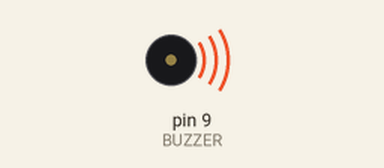
Recording of a sketch running on a simulated Arduino Uno, built with avr-gcc and run on an emulated ATmega328P. Shown: buzzer (waves = sounding).

Above: at 0.5 s.
At 26.68 s:
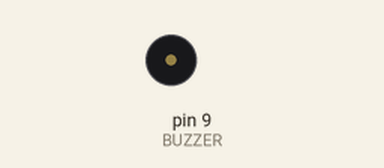
Timing chart, 0 to 27.5 s (numbered marks = the images above):
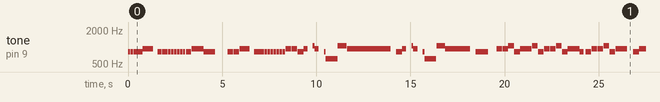

Measured:
- by itself, tone on pin 9 (BUZZER): plays 831 Hz for 0.13 s, 831 Hz for 0.13 s, 831 Hz for 0.47 s, 932 Hz for 0.54 s, 831 Hz for 0.07 s, 831 Hz for 0.13 s … (322 notes in this stretch)

The sketch:

Melody2.ino.ino
```cpp
/*
  "GizDuino Starter kit"

  Buzzer Sample code

  STEP 1: Construct the circuit of GizDuino Buzzer.
  STEP 2: Connect the USB Cable to your computer.
  STEP 3: Open the Arduino IDE.
  STEP 4: Open the Buzzer Sample code from GizDuino Starter kit code.
  STEP 5: Then, click Upload.

  This code is based on our UMT kit sample for buzzer.
*/
//Library for pitches
#include "pitches.h"
#define BUZZER 9
// Always use a PWM pin for the tone or analog write function

void setup()
{
}

void loop() {

  tone(BUZZER,NOTE_GS5,130);
  delay(  158);
tone(BUZZER,NOTE_GS5,130);
  delay(  158);
  tone(BUZZER,NOTE_GS5,158);
  delay(  158);
tone(BUZZER,NOTE_GS5,310);
  delay(316);
 tone(BUZZER,NOTE_AS5,316);
  delay(316);
   tone(BUZZER,NOTE_AS5,225);
  delay(474);
tone(BUZZER,NOTE_GS5,70);
  delay(79);
 tone(BUZZER,NOTE_GS5,130);
  delay(  158);
   tone(BUZZER,NOTE_GS5,158);
  delay(  158);
   tone(BUZZER,NOTE_GS5,130);
  delay(  158);
   tone(BUZZER,NOTE_GS5,130);
  delay(  158);
   tone(BUZZER,NOTE_GS5,130);
  delay(  158);
   tone(BUZZER,NOTE_GS5,130);
  delay(  158);
   tone(BUZZER,NOTE_GS5,130);
  delay(  158);
   tone(BUZZER,NOTE_GS5,130);
  delay(  158);
   tone(BUZZER,NOTE_GS5,130);
  delay(  158);
  tone(BUZZER,NOTE_GS5,158);
  delay(  158);
  tone(BUZZER,NOTE_GS5,130);
  delay(  158);
   tone(BUZZER,NOTE_AS5,300);
  delay(316);

tone(BUZZER,NOTE_AS5,300);
  delay(316);
  tone(BUZZER,NOTE_GS5,600);
  delay(1264);

 tone(BUZZER,NOTE_GS5,300);
  delay(316);
   tone(BUZZER,NOTE_GS5,300);
  delay(316);
tone(BUZZER,NOTE_AS5,300);
  delay(316);
  tone(BUZZER,NOTE_AS5,225);
  delay(474);


  tone(BUZZER,NOTE_GS5,70);
  delay(79);
 tone(BUZZER,NOTE_GS5,158);
  delay(  158);
   tone(BUZZER,NOTE_GS5,158);
  delay(  158);
  tone(BUZZER,NOTE_GS5,130);
  delay(  158);
   tone(BUZZER,NOTE_GS5,130);
  delay(  158);
   tone(BUZZER,NOTE_GS5,130);
  delay(  158);
   tone(BUZZER,NOTE_GS5,130);
  delay(  158);
   tone(BUZZER,NOTE_GS5,130);
  delay(  158);
   tone(BUZZER,NOTE_GS5,130);
  delay(  158);
   tone(BUZZER,NOTE_GS5,130);
  delay(  158);
   tone(BUZZER,NOTE_GS5,130);
  delay(  158);
 tone(BUZZER,NOTE_AS5,300);
  delay(316);

tone(BUZZER,NOTE_AS5,300);
  delay(316);
tone(BUZZER,NOTE_GS5,310);
  delay(316);
    tone(BUZZER,NOTE_AS5,225);
  delay(500);
tone(BUZZER,NOTE_C6,95);
  delay(95);
tone(BUZZER,NOTE_AS5,225);
  delay(500);
  tone(BUZZER,NOTE_GS5,95);
  delay(95);
tone(BUZZER,NOTE_DS5,620);
  delay(632);
tone(BUZZER,NOTE_C6,474);
  delay(500);
  tone(BUZZER,NOTE_AS5,2307);
  delay(2607);
  tone(BUZZER,NOTE_GS5,316);
  delay(316);
  tone(BUZZER,NOTE_AS5,225);
  delay(500);
tone(BUZZER,NOTE_C6,95);
  delay(95);
tone(BUZZER,NOTE_AS5,225);
  delay(500);
  tone(BUZZER,NOTE_GS5,95);
  delay(95);
tone(BUZZER,NOTE_DS5,620);
  delay(632);
tone(BUZZER,NOTE_C6,474);
  delay(474);
  tone(BUZZER,NOTE_AS5,1303);
  delay(1615);
tone(BUZZER,NOTE_GS5,650);
  delay(1100);

    tone(BUZZER,NOTE_AS5,300);
  delay(316);

tone(BUZZER,NOTE_AS5,300);
  delay(316);

  tone(BUZZER,NOTE_C6,300);
  delay(316);

    tone(BUZZER,NOTE_GS5,300);
  delay(316);
    tone(BUZZER,NOTE_AS5,300);
  delay(316);
    tone(BUZZER,NOTE_AS5,300);
  delay(316);
    tone(BUZZER,NOTE_C6,300);
  delay(316);

   tone(BUZZER,NOTE_GS5,300);
  delay(316);
 tone(BUZZER,NOTE_AS5,300);
  delay(316);

tone(BUZZER,NOTE_AS5,300);
  delay(316);

  tone(BUZZER,NOTE_C6,300);
  delay(316);

    tone(BUZZER,NOTE_GS5,300);
  delay(316);
    tone(BUZZER,NOTE_AS5,300);
  delay(316);
    tone(BUZZER,NOTE_AS5,300);
  delay(316);
    tone(BUZZER,NOTE_GS5,200);
  delay(316);

 tone(BUZZER,NOTE_GS5,300);
  delay(316);
    tone(BUZZER,NOTE_AS5,300);
  delay(316);
    tone(BUZZER,NOTE_AS5,300);
  delay(316);

tone(BUZZER,NOTE_C6,300);
  delay(316);


 tone(BUZZER,NOTE_GS5,300);
  delay(316);
    tone(BUZZER,NOTE_AS5,316);
  delay(316);
    tone(BUZZER,NOTE_AS5,300);
  delay(632);
tone(BUZZER,NOTE_GS5,300);
  delay(316);
 tone(BUZZER,NOTE_AS5,316);
  delay(316);
    tone(BUZZER,NOTE_AS5,316);
  delay(316);
  tone(BUZZER,NOTE_GS5,300);
  delay(316);
tone(BUZZER,NOTE_GS5,300);
  delay(316);
 tone(BUZZER,NOTE_AS5,316);
  delay(316);
  tone(BUZZER,NOTE_AS5,316);
  delay(316);
   tone(BUZZER,NOTE_GS5,300);
  delay(316);
  tone(BUZZER,NOTE_GS5,300);
  delay(316);
  tone(BUZZER,NOTE_GS5,300);
  delay(316);
 tone(BUZZER,NOTE_AS5,316);
  delay(316);
 tone(BUZZER,NOTE_C6,300);
  delay(316);
 tone(BUZZER,NOTE_GS5,300);
  delay(316);
   tone(BUZZER,NOTE_AS5,316);
  delay(316);
 tone(BUZZER,NOTE_AS5,316);
  delay(316);
tone(BUZZER,NOTE_C6,300);
  delay(316);
tone(BUZZER,NOTE_GS5,300);
  delay(316);
   tone(BUZZER,NOTE_AS5,316);
  delay(316);
 tone(BUZZER,NOTE_AS5,316);
  delay(316);
tone(BUZZER,NOTE_C6,300);
  delay(316);
  tone(BUZZER,NOTE_GS5,300);
  delay(316);
   tone(BUZZER,NOTE_AS5,316);
  delay(316);
 tone(BUZZER,NOTE_AS5,316);
  delay(632);

  tone(BUZZER,NOTE_GS5,300);
  delay(316);
   tone(BUZZER,NOTE_GS5,300);
  delay(316);
  tone(BUZZER,NOTE_GS5,26);
  delay(26);
 tone(BUZZER,NOTE_AS5,290);
  delay(290);
  tone(BUZZER,NOTE_GS5,300);
  delay(316);
   tone(BUZZER,NOTE_GS5,300);
  delay(316);
tone(BUZZER,NOTE_AS5,316);
  delay(316);
 tone(BUZZER,NOTE_AS5,316);
  delay(316);
  tone(BUZZER,NOTE_GS5,200);
  delay(316);
   tone(BUZZER,NOTE_GS5,300);
  delay(316);
  tone(BUZZER,NOTE_C6,300);
  delay(316);
  tone(BUZZER,NOTE_C6,300);
  delay(316);
  tone(BUZZER,NOTE_GS5,300);
  delay(316);
  tone(BUZZER,NOTE_GS5,300);
  delay(316);
  tone(BUZZER,NOTE_AS5,316);
  delay(316);
  tone(BUZZER,NOTE_AS5,316);
  delay(316);
   tone(BUZZER,NOTE_GS5,3000);
  delay(3160);
}
```

pitches.h
```cpp
#define NOTE_B0 31
#define NOTE_C1 33
#define NOTE_CS1 35
#define NOTE_D1 37
#define NOTE_DS1 39
#define NOTE_E1 41
#define NOTE_F1 44
#define NOTE_FS1 46
#define NOTE_G1 49
#define NOTE_GS1 52
#define NOTE_A1 55
#define NOTE_AS1 58
#define NOTE_B1 62
#define NOTE_C2 65
#define NOTE_CS2 69
#define NOTE_D2 73
#define NOTE_DS2 78
#define NOTE_E2 82
#define NOTE_F2 87
#define NOTE_FS2 93
#define NOTE_G2 98
#define NOTE_GS2 104
#define NOTE_A2 110
#define NOTE_AS2 117
#define NOTE_B2 123
#define NOTE_C3 131
#define NOTE_CS3 139
#define NOTE_D3 147
#define NOTE_DS3 156
#define NOTE_E3 165
#define NOTE_F3 175
#define NOTE_FS3 185
#define NOTE_G3 196
#define NOTE_GS3 208
#define NOTE_A3 220
#define NOTE_AS3 233
#define NOTE_B3 247
#define NOTE_C4 262
#define NOTE_CS4 277
#define NOTE_D4 294
#define NOTE_DS4 311
#define NOTE_E4 330
#define NOTE_F4 349
#define NOTE_FS4 370
#define NOTE_G4 392
#define NOTE_GS4 415
#define NOTE_A4 440
#define NOTE_AS4 466
#define NOTE_B4 494
#define NOTE_C5 523
#define NOTE_CS5 554
#define NOTE_D5 587
#define NOTE_DS5 622
#define NOTE_E5 659
#define NOTE_F5 698
#define NOTE_FS5 740
#define NOTE_G5 784
#define NOTE_GS5 831
#define NOTE_A5 880
#define NOTE_AS5 932
#define NOTE_B5 988
#define NOTE_C6 1047
#define NOTE_CS6 1109
#define NOTE_D6 1175
#define NOTE_DS6 1245
#define NOTE_E6 1319
#define NOTE_F6 1397
#define NOTE_FS6 1480
#define NOTE_G6 1568
#define NOTE_GS6 1661
#define NOTE_A6 1760
#define NOTE_AS6 1865
#define NOTE_B6 1976
#define NOTE_C7 2093
#define NOTE_CS7 2217
#define NOTE_D7 2349
#define NOTE_DS7 2489
#define NOTE_E7 2637
#define NOTE_F7 2794
#define NOTE_FS7 2960
#define NOTE_G7 3136
#define NOTE_GS7 3322
#define NOTE_A7 3520
#define NOTE_AS7 3729
#define NOTE_B7 3951
#define NOTE_C8 4186
#define NOTE_CS8 4435
#define NOTE_D8 4699
#define NOTE_DS8 4978
```
